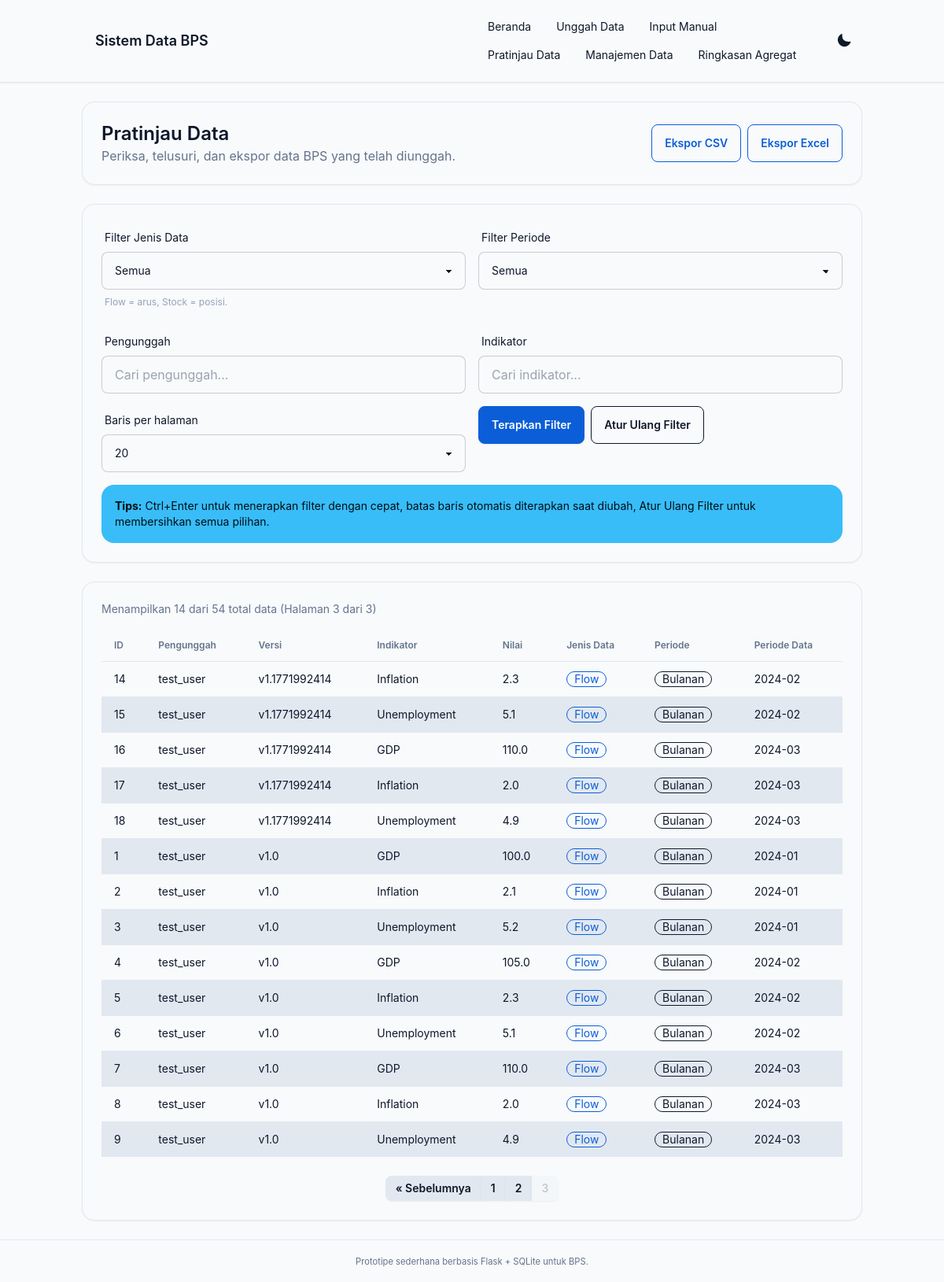
The app's page /preview-data?data_type=&time_period=&uploader=&indicator=&limit=20&page=3, older data.
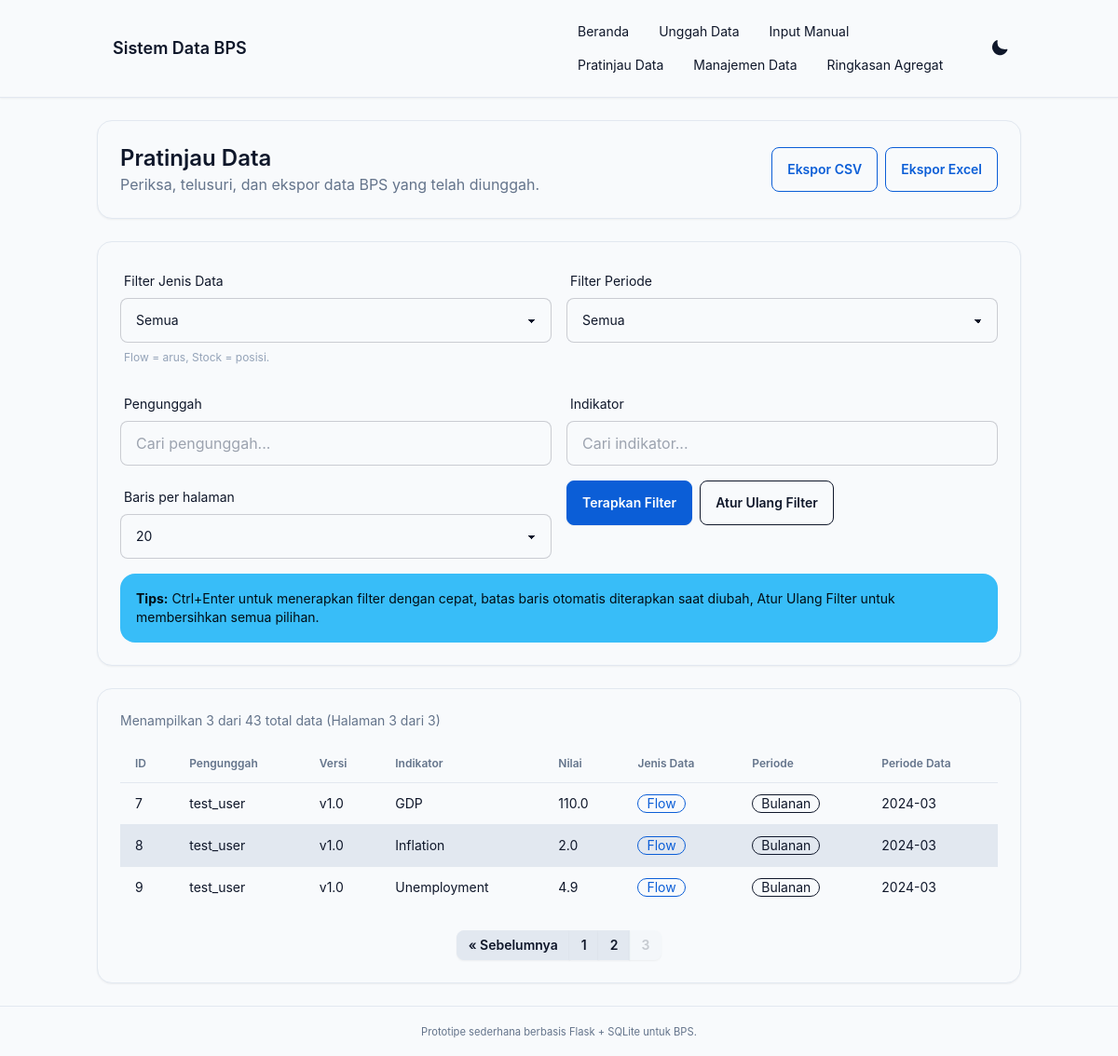
The same page, newer data.
### tables this page shows
CREATE TABLE data_entries (
                id INTEGER PRIMARY KEY AUTOINCREMENT,
                uploader_name TEXT NOT NULL,
                version TEXT NOT NULL,
                template_type TEXT,
                data_type TEXT,
                time_period TEXT,
                indicator_name TEXT NOT NULL,
                value REAL,
                unit TEXT,
                region_code TEXT,
                year INTEGER,
                month INTEGER,
                quarter INTEGER,
                created_at TEXT NOT NULL
            );

### app.py (the view)
@app.route("/preview-data", methods=["GET"])
def preview_data():
    data_type = request.args.get("data_type", "")
    time_period = request.args.get("time_period", "")
    uploader = request.args.get("uploader", "")
    indicator = request.args.get("indicator", "")
    page = int(request.args.get("page", 1))
    limit = int(request.args.get("limit", 20))  # Default 20 rows
    if limit not in [5, 10, 15, 20, 30, 50, 100]:
        limit = 20
    offset = (page - 1) * limit
    summary = fetch_aggregated_summary()
    entries = query_data_entries(
        data_type=data_type or None,
        time_period=time_period or None,
        uploader=uploader or None,
        indicator=indicator or None,
        limit=limit,
        offset=offset
    )
    total_entries = get_total_entries_count(
        data_type=data_type or None,
        time_period=time_period or None,
        uploader=uploader or None,
        indicator=indicator or None
    )
    total_pages = (total_entries + limit - 1) // limit  # Ceiling division
    filters = {
        "data_type": data_type,
        "time_period": time_period,
        "uploader": uploader,
        "indicator": indicator,
        "page": page,
        "limit": limit,
        "total_pages": total_pages,
        "total_entries": total_entries
    }
    filter_options = get_filter_options()
    return render_template(
        "preview.html", summary=summary, entries=entries, filters=filters, filter_options=filter_options
    )

### aggregator.py (called while the page is built)
def fetch_aggregated_summary() -> Dict:
    cached = load_cached_summary()
    if cached:
        return cached
    return refresh_aggregated_summary()

### models.py (called while the page is built)
def get_conn() -> sqlite3.Connection:
    conn = sqlite3.connect(DB_PATH, detect_types=sqlite3.PARSE_DECLTYPES)
    conn.row_factory = sqlite3.Row
    return conn

def load_cached_summary() -> Optional[Dict]:
    with closing(get_conn()) as conn:
        row = conn.execute(
            """
            SELECT summary_json FROM aggregated_summary
            ORDER BY datetime(updated_at) DESC
            LIMIT 1
            """
        ).fetchone()
        if not row:
            return None
        return json.loads(row["summary_json"])

def get_filter_options() -> Dict[str, List[str]]:
    with closing(get_conn()) as conn:
        uploaders = conn.execute(
            "SELECT DISTINCT uploader_name FROM data_entries ORDER BY uploader_name"
        ).fetchall()
        uploader_list = [row["uploader_name"] for row in uploaders]
        indicators = conn.execute(
            "SELECT DISTINCT indicator_name FROM data_entries ORDER BY indicator_name"
        ).fetchall()
        indicator_list = [row["indicator_name"] for row in indicators]
        return {
            "uploaders": uploader_list,
            "indicators": indicator_list
        }

### templates/preview.html (shortened to what this page needs)
{% extends "base_tailwind.html" %}
{% block content %}
<section class="bg-base-100 border border-base-200 rounded-2xl p-6 shadow-sm mb-6">
    <div class="flex flex-col gap-2 md:flex-row md:items-center md:justify-between">
        <div>
            <h2 class="text-2xl font-semibold">Pratinjau Data</h2>
            <p class="text-slate-500">Periksa, telusuri, dan ekspor data BPS yang telah diunggah.</p>
        </div>
        <div class="flex flex-wrap gap-2">
            <a href="{{ url_for('export_data', format='csv', data_type=filters.data_type or '', time_period=filters.time_period or '', uploader=filters.uploader or '', indicator=filters.indicator or '') }}"
               class="btn btn-outline btn-primary">Ekspor CSV</a>
            <a href="{{ url_for('export_data', format='excel', data_type=filters.data_type or '', time_period=filters.time_period or '', uploader=filters.uploader or '', indicator=filters.indicator or '') }}"
               class="btn btn-outline btn-primary">Ekspor Excel</a>
        </div>
    </div>
</section>
<section class="bg-base-100 border border-base-200 rounded-2xl p-6 shadow-sm mb-6">
    <form method="GET" class="grid gap-4 md:grid-cols-2 xl:grid-cols-4">
        <div class="form-control">
            <label for="data_type" class="label">
                <span class="label-text">Filter Jenis Data</span>
            </label>
            <select id="data_type" name="data_type" class="select select-bordered w-full">
                <option value="" {% if not filters.data_type %}selected{% endif %}>Semua</option>
            </select>
            <label class="label">
                <span class="label-text-alt text-slate-400">Flow = arus, Stock = posisi.</span>
            </label>
        </div>
        <div class="form-control">
            <label for="time_period" class="label">
                <span class="label-text">Filter Periode</span>
            </label>
            <select id="time_period" name="time_period" class="select select-bordered w-full">
                <option value="" {% if not filters.time_period %}selected{% endif %}>Semua</option>
            </select>
        </div>
        <div class="form-control">
            <label for="uploader" class="label">
                <span class="label-text">Pengunggah</span>
            </label>
            <input type="text" id="uploader" name="uploader" value="{{ filters.uploader }}"
                   class="input input-bordered w-full" placeholder="Cari pengunggah..." list="uploader-options">
        </div>
        <div class="form-control">
            <label for="indicator" class="label">
                <span class="label-text">Indikator</span>
            </label>
            <input type="text" id="indicator" name="indicator" value="{{ filters.indicator }}"
                   class="input input-bordered w-full" placeholder="Cari indikator..." list="indicator-options">
        </div>
        <div class="form-control">
            <label for="limit" class="label">
                <span class="label-text">Baris per halaman</span>
            </label>
            <select id="limit" name="limit" onchange="changeLimit(this.value)" class="select select-bordered w-full">
                <option value="20" {% if filters.limit == 20 %}selected{% endif %}>20</option>
            </select>
        </div>
        <div class="flex flex-wrap gap-2 xl:col-span-3">
            <button type="submit" class="btn btn-primary">Terapkan Filter</button>
            <a href="{{ url_for('preview_data') }}" class="btn btn-outline">Atur Ulang Filter</a>
        </div>
    </form>
    <div class="alert alert-info text-sm mt-4">
        <span><strong>Tips:</strong> Ctrl+Enter untuk menerapkan filter dengan cepat, batas baris otomatis diterapkan saat diubah, Atur Ulang Filter untuk membersihkan semua pilihan.</span>
    </div>
</section>
<section class="bg-base-100 border border-base-200 rounded-2xl p-6 shadow-sm">
    {% if entries %}
    <div class="flex flex-wrap justify-between items-center gap-2 mb-4 text-sm text-slate-500">
        <div>
            Menampilkan {{ entries|length }} dari {{ filters.total_entries }} total data
            (Halaman {{ filters.page }} dari {{ filters.total_pages }})
        </div>
    </div>
    <div class="overflow-x-auto">
        <table class="table table-zebra w-full">
            <thead>
                <tr class="text-slate-500">
                    <th>ID</th>
                    <th>Pengunggah</th>
                    <th>Versi</th>
                    <th>Indikator</th>
                    <th>Nilai</th>
                    <th>Jenis Data</th>
                    <th>Periode</th>
                    <th>Periode Data</th>
                </tr>
            </thead>
            <tbody>
                {% for row in entries %}
                <tr>
                    <td>{{ row.id }}</td>
                    <td>{{ row.uploader_name }}</td>
                    <td>{{ row.version }}</td>
                    <td>{{ row.indicator_name }}</td>
                    <td>{{ row.value }}</td>
                    <td>
                        {% if row.data_type == 'flow' %}
                            <span class="badge badge-primary badge-outline">Flow</span>
                        {% elif row.data_type == 'stock' %}
                            <span class="badge badge-accent badge-outline">Stock</span>
                        {% else %}
                            <span class="badge badge-outline">{{ row.data_type }}</span>
                        {% endif %}
                    </td>
                    <td>
                        {% if row.time_period == 'monthly' %}
                            <span class="badge badge-outline">Bulanan</span>
                        {% elif row.time_period == 'quarterly' %}
                            <span class="badge badge-outline">Triwulanan</span>
                        {% elif row.time_period == 'yearly' %}
                            <span class="badge badge-outline">Tahunan</span>
                        {% else %}
                            <span class="badge badge-outline">{{ row.time_period }}</span>
                        {% endif %}
                    </td>
                    <td>{{ row.tanggal_data }}</td>
                </tr>
                {% endfor %}
            </tbody>
        </table>
    </div>
    {% if filters.total_pages > 1 %}
    <nav aria-label="Paginasi pratinjau data" class="mt-6 flex justify-center">
        <div class="join flex-wrap">
            {% set start_page = [1, filters.page - 2]|max %}
            {% set end_page = [filters.total_pages, filters.page + 2]|min %}
            {% if filters.page > 1 %}
            <a class="join-item btn btn-sm" href="{{ url_for('preview_data', data_type=filters.data_type or '', time_period=filters.time_period or '', uploader=filters.uploader or '', indicator=filters.indicator or '', limit=filters.limit, page=filters.page-1) }}">&laquo; Sebelumnya</a>
            {% endif %}
            {% for page_num in range(start_page, end_page + 1) %}
            {% if page_num == filters.page %}
            <span class="join-item btn btn-sm btn-primary btn-disabled">{{ page_num }}</span>
            {% else %}
            <a class="join-item btn btn-sm" href="{{ url_for('preview_data', data_type=filters.data_type or '', time_period=filters.time_period or '', uploader=filters.uploader or '', indicator=filters.indicator or '', limit=filters.limit, page=page_num) }}">{{ page_num }}</a>
            {% endif %}
            {% endfor %}
        </div>
    </nav>
    {% endif %}
    {% else %}
    <p class="text-slate-500">Tidak ada data untuk filter saat ini.</p>
    {% endif %}
</section>
{% endblock %}

### templates/base_tailwind.html (shortened to what this page needs)
<!doctype html>
<html lang="id" data-theme="bps">
<head>
    <link rel="stylesheet" href="{{ url_for('static', filename='css/tailwind.css') }}">
    <link rel="stylesheet" href="{{ url_for('static', filename='css/style.css') }}">
</head>
<body class="min-h-screen bg-base-100 text-base-content flex flex-col">
    <nav class="bg-base-100 border-b border-base-200 shadow-sm">
        <div class="container mx-auto px-4">
            <div class="navbar px-0">
                <div class="navbar-start">
                    <a class="btn btn-ghost text-lg font-semibold" href="{{ url_for('landing_page') }}">Sistem Data BPS</a>
                </div>
                <div class="navbar-end hidden lg:flex items-center gap-2">
                    <ul class="menu menu-horizontal px-1">
                        {% include "partials/_nav_menu_items.html" %}
                    </ul>
                    <label class="swap swap-rotate btn btn-ghost btn-sm" aria-label="Ganti mode terang/gelap">
                        <svg class="swap-off fill-current w-5 h-5" xmlns="http://www.w3.org/2000/svg" viewBox="0 0 24 24"><path d="M21.64 13a1 1 0 0 0-1.05-.14A8.05 8.05 0 0 1 17.22 13 8.15 8.15 0 0 1 9.08 4.49a8.59 8.59 0 0 1 .25-2A1 1 0 0 0 8 1.36 10.14 10.14 0 1 0 22 14a1 1 0 0 0-.36-1"/></svg>
                    </label>
                </div>
            </div>
        </div>
    </nav>
    <main class="container mx-auto px-4 py-6 flex-1">
        {% block content %}{% endblock %}
    </main>
    <footer class="border-t border-base-200 bg-base-100">
        <div class="container mx-auto px-4 py-4 text-center text-sm text-slate-500">
            <small>Prototipe sederhana berbasis Flask + SQLite untuk BPS.</small>
        </div>
    </footer>
</body>
</html>

### templates/partials/_nav_menu_items.html
<li><a href="{{ url_for('landing_page') }}">Beranda</a></li>
<li><a href="{{ url_for('upload_data') }}">Unggah Data</a></li>
<li><a href="{{ url_for('manual_input') }}">Input Manual</a></li>
<li><a href="{{ url_for('preview_data') }}">Pratinjau Data</a></li>
<li><a href="{{ url_for('data_management') }}">Manajemen Data</a></li>
<li><a href="{{ url_for('aggregated_summary') }}">Ringkasan Agregat</a></li>

Row changes from the older to the newer data that the page shows:
removed data_entries: id "14", uploader_name "test_user", version "v1.1771992414", indicator_name "Inflation", value "2.3", data_type "Flow", time_period "Bulanan", tanggal_data "2024-02"
removed data_entries: id "15", uploader_name "test_user", version "v1.1771992414", indicator_name "Unemployment", value "5.1", data_type "Flow", time_period "Bulanan", tanggal_data "2024-02"
removed data_entries: id "16", uploader_name "test_user", version "v1.1771992414", indicator_name "GDP", value "110.0", data_type "Flow", time_period "Bulanan", tanggal_data "2024-03"
removed data_entries: id "17", uploader_name "test_user", version "v1.1771992414", indicator_name "Inflation", value "2.0", data_type "Flow", time_period "Bulanan", tanggal_data "2024-03"
removed data_entries: id "18", uploader_name "test_user", version "v1.1771992414", indicator_name "Unemployment", value "4.9", data_type "Flow", time_period "Bulanan", tanggal_data "2024-03"
removed data_entries: id "1", uploader_name "test_user", version "v1.0", indicator_name "GDP", value "100.0", data_type "Flow", time_period "Bulanan", tanggal_data "2024-01"
removed data_entries: id "2", uploader_name "test_user", version "v1.0", indicator_name "Inflation", value "2.1", data_type "Flow", time_period "Bulanan", tanggal_data "2024-01"
removed data_entries: id "3", uploader_name "test_user", version "v1.0", indicator_name "Unemployment", value "5.2", data_type "Flow", time_period "Bulanan", tanggal_data "2024-01"
removed data_entries: id "4", uploader_name "test_user", version "v1.0", indicator_name "GDP", value "105.0", data_type "Flow", time_period "Bulanan", tanggal_data "2024-02"
removed data_entries: id "5", uploader_name "test_user", version "v1.0", indicator_name "Inflation", value "2.3", data_type "Flow", time_period "Bulanan", tanggal_data "2024-02"
no longer on this page (row unchanged): data_entries: id "6", uploader_name "test_user", version "v1.0", indicator_name "Unemployment", value "5.1", data_type "Flow", time_period "Bulanan", tanggal_data "2024-02"
Text that changed along with them:
{{ entries|length }}: "14" → "3"
{{ filters.total_entries }}: "54" → "43"
